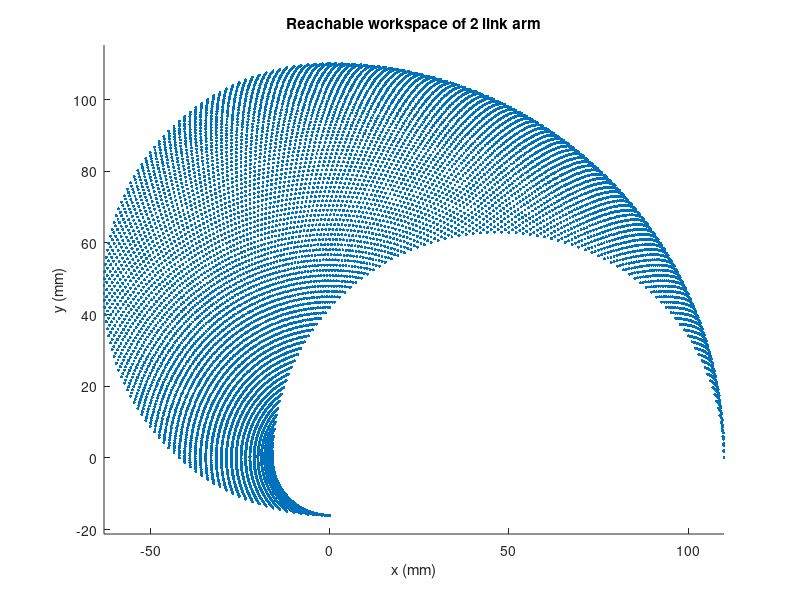

This figure's MATLAB source: (Note: this script raises an error after producing the figure.)
%% BE3090 A3 – 2 link arm drawing the letter P
% okay, so this whole script is my attempt to go from the theory
% of a 2 link arm to actually drawing the letter P in task space.
clear; clc; close all;

%% link lengths (given)
% first thing is just to store the link lengths that the assignment gave us.
% everything else in the code depends on these two numbers.
r1 = 47;     % first link length in mm
r2 = 63;     % second link length in mm

%% (a) FORWARD KINEMATICS
% here i write the forward kinematics in compact form.
% if i know theta1 and theta2, this function tells me where the tip P is.
% x = r1*cos(theta1) + r2*cos(theta1 + theta2)
% y = r1*sin(theta1) + r2*sin(theta1 + theta2)
fk = @(t1,t2) [ ...
    r1*cos(t1) + r2*cos(t1 + t2); ...
    r1*sin(t1) + r2*sin(t1 + t2)];

%% (b) WORKSPACE: all possible P for 0 < theta1 < pi/2, 0 < theta2 < pi
% now i want to see what the arm can reach if i sweep through all valid angles.
% so here i build a grid of theta1 and theta2 values and map them to x,y.
theta1 = linspace(0, pi/2, 100);     % joint 1 grid from 0 to 90 degrees
theta2 = linspace(0, pi,   100);     % joint 2 grid from 0 to 180 degrees
[Th1, Th2] = meshgrid(theta1, theta2);  % all combinations of angles

% apply forward kinematics on the whole grid
X = r1*cos(Th1) + r2*cos(Th1 + Th2);
Y = r1*sin(Th1) + r2*sin(Th1 + Th2);

% plot the reachable workspace as a scatter plot
figure;
scatter(X(:), Y(:), 5, 'filled');
axis equal;
xlabel('x (mm)');
ylabel('y (mm)');
title('Reachable workspace of 2 link arm');

%% (c) IK FOR A SPECIFIC POINT: P = (20, 72) mm
% here i test the inverse kinematics for one specific target, (20,72).
% the idea is: if the point is reachable, what joint angles would i need.
xT = 20;
yT = 72;

[okPT, th1_solutions, th2_solutions] = twoLinkIK(xT, yT, r1, r2);

disp('--- Part (c): IK solutions for P = (20,72) mm ---');
if okPT
    % there are up to two possible solutions: elbow up and elbow down.
    % i convert from radians to degrees so it is easier to read.
    th1_deg = th1_solutions * 180/pi;
    th2_deg = th2_solutions * 180/pi;
    disp(table(th1_deg.', th2_deg.', ...
        'VariableNames', {'theta1_deg','theta2_deg'}));
else
    % if we ever end up here it means the point lies outside the workspace.
    disp('Point (20,72) is not reachable with given link lengths.');
end

%% (d) FOUR KEY POINTS FOR LETTER P
% now i choose four landmark points that capture the main shape of the P.
% i picked coordinates that are reachable and roughly match the sketch.
%   P1: bottom of stem
%   P2: mid stem
%   P3: top of stem
%   P4: right side of the bowl
P1 = [40; 20];   % bottom stem
P2 = [40; 50];   % middle stem
P3 = [40; 90];   % top stem
P4 = [60; 80];   % right side of bowl (moved a bit closer to stay reachable)

P_all = [P1 P2 P3 P4];

% here i preallocate arrays for the joint angles at those four feature points.
theta1_pts = zeros(1,4);
theta2_pts = zeros(1,4);

% loop through the four points and solve the IK for each one
for k = 1:4
    [ok, t1s, t2s] = twoLinkIK(P_all(1,k), P_all(2,k), r1, r2);
    if ~ok
        % if a point is not reachable i want to know right away
        error('Chosen point %d is unreachable, adjust coordinates.', k);
    end
    % i pick the first solution returned, which corresponds to one elbow
    % configuration (here i treat it as the elbow up branch).
    theta1_pts(k) = t1s(1);
    theta2_pts(k) = t2s(1);
end

% print the table of feature points and their corresponding joint angles
disp('--- Part (d): angles for 4 feature points ---');
disp(table((1:4).', P_all(1,:).', P_all(2,:).', ...
    theta1_pts.'*180/pi, theta2_pts.'*180/pi, ...
    'VariableNames',{'point','x_mm','y_mm','theta1_deg','theta2_deg'}));

%% (e) ANIMATE DRAWING THE LETTER P WITHOUT LIFTING THE PEN
% okay, now i move from just four points to a whole path.
% the idea is to sample a bunch of points along the outline of P,
% find the joint angles for each one, and then animate the arm moving
% so that the tip traces the letter.

% first i define the geometry of the letter in task space:
baseX = 40;           % x coordinate of the stem
baseY = 20;           % y coordinate of bottom of the stem
stemHeight = 75;      % total height of the vertical stem
topWidth   = 40;      % how far the bowl sticks out to the right
bowlRadius = 20;      % radius for the curved part of the bowl

% 1) vertical stem (bottom to top)
% here i keep x fixed at baseX and move y from baseY to baseY + stemHeight.
x1 = baseX*ones(1,25);
y1 = linspace(baseY, baseY + stemHeight, 25);

% 2) top horizontal (left to right)
% now i move across the top of the P.
x2 = linspace(baseX, baseX + topWidth, 20);
y2 = (baseY + stemHeight)*ones(1,20);

% 3) curved bowl (top right down toward mid level)
% i parameterize an arc using cos and sin. thetaArc controls how much of
% the circle i take. cx, cy is the center of that circle.
thetaArc = linspace(pi/2, -pi/2, 25);
cx = baseX + topWidth;              % center x of the arc
cy = baseY + stemHeight - bowlRadius; % center y of the arc
x3 = cx + bowlRadius*cos(thetaArc);
y3 = cy + bowlRadius*sin(thetaArc);

% 4) line back to stem at mid height
% finally, i connect the end of the arc back to the stem at half height.
meetY = baseY + stemHeight/2;
x4 = linspace(x3(end), baseX, 15);
y4 = linspace(y3(end), meetY, 30);

% combine all four segments into one long list of points
xPath = [x1 x2 x3 x4];
yPath = [y1 y2 y3 y4];
nPts  = numel(xPath);

% here i preallocate the arrays where i will store the joint angles
theta1_path = nan(1,nPts);
theta2_path = nan(1,nPts);

% set up the figure for the animation
figure;
hold on;
axis equal;
xlabel('x (mm)');
ylabel('y (mm)');
title('drawing the letter P');

% main animation loop: go through each path point, do IK, then draw
for k = 1:nPts
    % solve inverse kinematics for the current path point
    [ok, t1s, t2s] = twoLinkIK(xPath(k), yPath(k), r1, r2);
    if ~ok
        % if any point is slightly outside the workspace i just warn and skip it
        warning('Path point %d is unreachable', k);
        continue;
    end

    % again i pick the first solution (consistent elbow configuration).
    theta1 = t1s(1);
    theta2 = t2s(1);

    theta1_path(k) = theta1;
    theta2_path(k) = theta2;

    % now i use forward kinematics to find the positions of the joints
    p0 = [0; 0];              % base joint at the origin
    p1 = fk(theta1, 0);       % end of the first link
    p2 = fk(theta1, theta2);  % location of the tip P

    % plot the trace of the letter so far in red
    plot(xPath(1:k), yPath(1:k), 'r.', 'MarkerSize', 10);
    % and plot the current configuration of the arm in blue
   if k == 1
    armPlot = plot([p0(1) p1(1) p2(1)], [p0(2) p1(2) p2(2)], ...
        'b-o','LineWidth',2,'MarkerFaceColor','b');
else
    set(armPlot, 'XData',[p0(1) p1(1) p2(1)], ...
                 'YData',[p0(2) p1(2) p2(2)]);
    %this is to make sure that the vectors at each point dont overlap and
    %there is a clean (blue arm) vector.
end
    xlim([-50 200]);
    ylim([-50 160]);
    drawnow;   % update the plot so it looks animated
end

disp('Animation complete.');

%% ================== INVERSE KINEMATICS FUNCTION =========================
function [ok, t1_solutions, t2_solutions] = twoLinkIK(x, y, r1, r2)
% twoLinkIK:
% okay, so this helper function does the actual math for inverse kinematics.
% given a target point (x,y) and link lengths r1 and r2,
% it figures out the two possible pairs of angles (theta1, theta2)
% that place the tip at that point, if the point is reachable.

    % squared distance from the origin to the point
    d2 = x^2 + y^2;

    % use the law of cosines to get cos(theta2)
    c2 = (d2 - r1^2 - r2^2) / (2*r1*r2);  % cos(theta2)

    % if |c2| > 1 that means the geometry does not work
    if abs(c2) > 1
        ok = false;
        t1_solutions = [];
        t2_solutions = [];
        return;
    end

    % otherwise, compute sin(theta2). there are two possible signs.
    s2 = sqrt(1 - c2^2);

    % elbow up solution
    t2a = atan2(s2, c2);
    k1a = r1 + r2*cos(t2a);
    k2a = r2*sin(t2a);
    t1a = atan2(y, x) - atan2(k2a, k1a);

    % elbow down solution
    t2b = atan2(-s2, c2);
    k1b = r1 + r2*cos(t2b);
    k2b = r2*sin(t2b);
    t1b = atan2(y, x) - atan2(k2b, k1b);

    % collect both solutions
    t1_solutions = [t1a, t1b];
    t2_solutions = [t2a, t2b];
    ok = true;
end